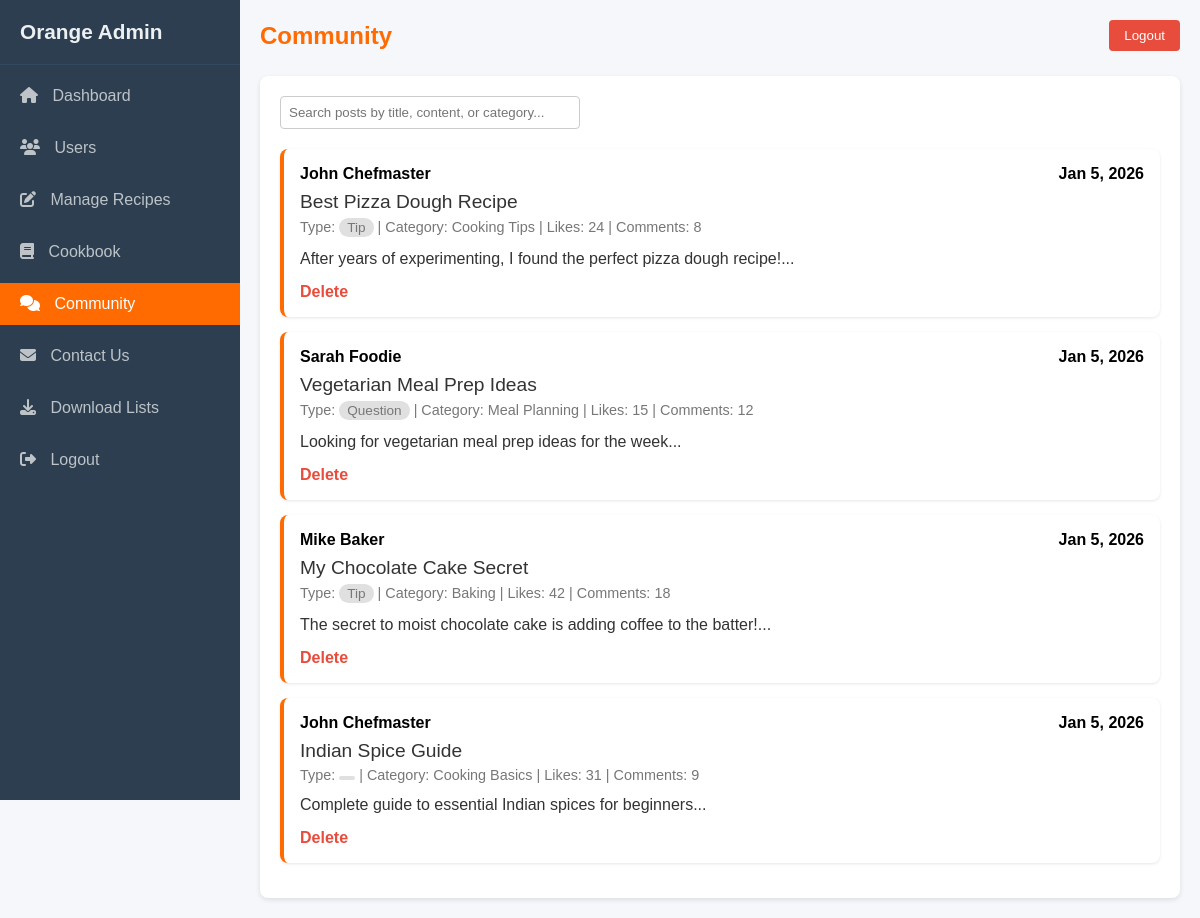
/admin/community.php (signed in), run on an earlier commit of the app's database.
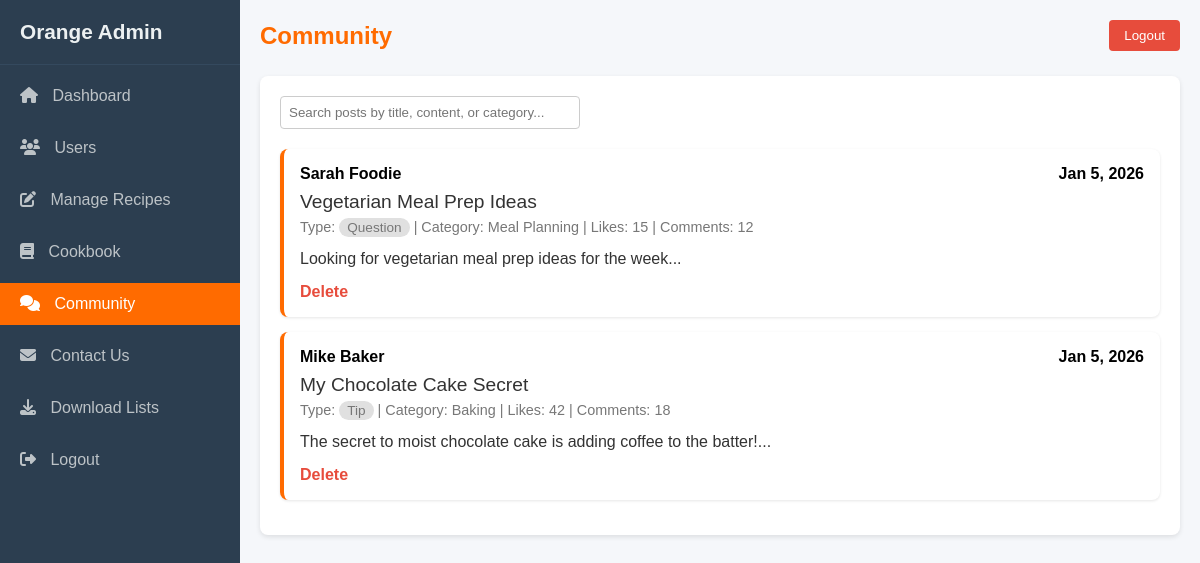
And on a later commit of the database.
### tables this page shows
CREATE TABLE `community_posts` (
  `id` int(11) NOT NULL,
  `user_id` int(11) NOT NULL,
  `title` varchar(200) NOT NULL,
  `content` text NOT NULL,
  `category` varchar(50) DEFAULT NULL,
  `post_type` enum('recipe','tip','question','review') DEFAULT NULL,
  `likes` int(11) DEFAULT 0,
  `comments` int(11) DEFAULT 0,
  `created_at` timestamp NOT NULL DEFAULT current_timestamp(),
  `updated_at` timestamp NOT NULL DEFAULT current_timestamp() ON UPDATE current_timestamp()
);

CREATE TABLE `users` (
  `id` int(11) NOT NULL,
  `first_name` varchar(50) NOT NULL,
  `last_name` varchar(50) NOT NULL,
  `email` varchar(100) NOT NULL,
  `password` varchar(255) NOT NULL,
  `bio` text DEFAULT NULL,
  `failed_attempts` int(11) DEFAULT 0,
  `locked_until` datetime DEFAULT NULL,
  `is_admin` tinyint(1) DEFAULT 0,
  `created_at` timestamp NOT NULL DEFAULT current_timestamp(),
  `updated_at` timestamp NOT NULL DEFAULT current_timestamp() ON UPDATE current_timestamp()
);

### admin/community.php (the view, shortened to what this page needs)
<?php
include 'auth.php';
$pageTitle = 'Community';
$search = $_GET['search'] ?? '';
$condition = '';
$params = [];
$stmt = $db->prepare("
    SELECT p.*, u.first_name, u.last_name, u.email
    FROM community_posts p
    JOIN users u ON p.user_id = u.id
    $condition
    ORDER BY p.created_at DESC
");
$stmt->execute($params);
$posts = $stmt->fetchAll();
?>
<!DOCTYPE html>
<html lang="en">
<head>
    <link rel="stylesheet" href="https://cdnjs.cloudflare.com/ajax/libs/font-awesome/6.5.0/css/all.min.css">
</head>
<body>
<div class="sidebar" id="sidebar">
    <div class="sidebar-header">Orange Admin</div>
    <ul class="nav-links">
        <li><a href="index.php"><i class="fas fa-home"></i> Dashboard</a></li>
        <li><a href="users.php"><i class="fas fa-users"></i> Users</a></li>
        <li><a href="manage-recipes.php"><i class="fas fa-edit"></i> Manage Recipes</a></li>
        <li><a href="cookbook.php"><i class="fas fa-book"></i> Cookbook</a></li>
        <li><a href="community.php"><i class="fas fa-comments"></i> Community</a></li>
        <li><a href="contact-messages.php"><i class="fas fa-envelope"></i> Contact Us</a></li>
        <li><a href="download-list.php"><i class="fas fa-download"></i> Download Lists</a></li>
        <li><a href="../logout.php"><i class="fas fa-sign-out-alt"></i> Logout</a></li>
    </ul>
</div>
<div class="main-content">
    <div class="header">
        <h1><?= htmlspecialchars($pageTitle) ?></h1>
        <form method="POST" action="../logout.php">
            <button type="submit" class="logout-btn">Logout</button>
        </form>
    </div>
    <div class="page-content">
        <div class="search-box">
            <form method="GET">
                <input type="text" name="search" placeholder="Search posts by title, content, or category..."
                       value="<?= htmlspecialchars($search) ?>">
            </form>
        </div>
        <?php if (empty($posts)): ?>
            <p>No community posts yet.</p>
        <?php else: ?>
            <?php foreach ($posts as $p): ?>
                <div class="post-card">
                    <div class="post-header">
                        <span><?= htmlspecialchars($p['first_name'] . ' ' . $p['last_name']) ?></span>
                        <span><?= date('M j, Y', strtotime($p['created_at'])) ?></span>
                    </div>
                    <div class="post-title"><?= htmlspecialchars($p['title']) ?></div>
                    <div class="post-meta">
                        Type: <span class="post-type"><?= htmlspecialchars($p['post_type']) ?></span> |
                        Category: <?= htmlspecialchars($p['category'] ?? '—') ?> |
                        Likes: <?= $p['likes'] ?> | Comments: <?= $p['comments'] ?>
                    </div>
                    <div class="post-content"><?= nl2br(htmlspecialchars(substr($p['content'], 0, 200))) ?>...</div>
                    <div class="actions">
                        <a href="?delete=<?= $p['id'] ?>" class="delete" onclick="return confirm('Delete this post?')">Delete</a>
                    </div>
                </div>
            <?php endforeach; ?>
        <?php endif; ?>
    </div>
</div>
</body>
</html>

What changed in the data, as far as the page shows it:
removed community_posts: user.last_name "John Chefmaster", created_at "Jan 5, 2026", title "Best Pizza Dough Recipe", post_type "Tip", category "Cooking Tips", likes "24", comments "8", content "After years of experimenting, I found the perfect pizza dough recipe!"
removed community_posts: user.last_name "John Chefmaster", created_at "Jan 5, 2026", title "Indian Spice Guide", category "Cooking Basics", likes "31", comments "9", content "Complete guide to essential Indian spices for beginners"
